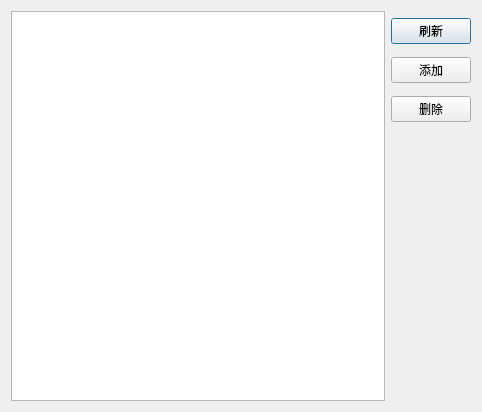
<?xml version="1.0" encoding="UTF-8"?>
<ui version="4.0">
 <class>SpecificationDialog</class>
 <widget class="QDialog" name="SpecificationDialog">
  <property name="geometry">
   <rect>
    <x>0</x>
    <y>0</y>
    <width>482</width>
    <height>412</height>
   </rect>
  </property>
  <property name="windowTitle">
   <string>规格设置</string>
  </property>
  <layout class="QGridLayout" name="gridLayout_2">
   <item row="0" column="0">
    <layout class="QGridLayout" name="gridLayout">
     <item row="0" column="1">
      <layout class="QVBoxLayout" name="verticalLayout">
       <item>
        <widget class="QPushButton" name="refresh_btn">
         <property name="text">
          <string>刷新</string>
         </property>
        </widget>
       </item>
       <item>
        <widget class="QPushButton" name="add_btn">
         <property name="text">
          <string>添加</string>
         </property>
        </widget>
       </item>
       <item>
        <widget class="QPushButton" name="del_btn">
         <property name="text">
          <string>删除</string>
         </property>
        </widget>
       </item>
       <item>
        <spacer name="verticalSpacer">
         <property name="orientation">
          <enum>Qt::Orientation::Vertical</enum>
         </property>
         <property name="sizeType">
          <enum>QSizePolicy::Policy::Fixed</enum>
         </property>
         <property name="sizeHint" stdset="0">
          <size>
           <width>20</width>
           <height>270</height>
          </size>
         </property>
        </spacer>
       </item>
      </layout>
     </item>
     <item row="0" column="0">
      <widget class="QTableView" name="specification_tableView"/>
     </item>
    </layout>
   </item>
  </layout>
 </widget>
 <resources/>
 <connections/>
</ui>
